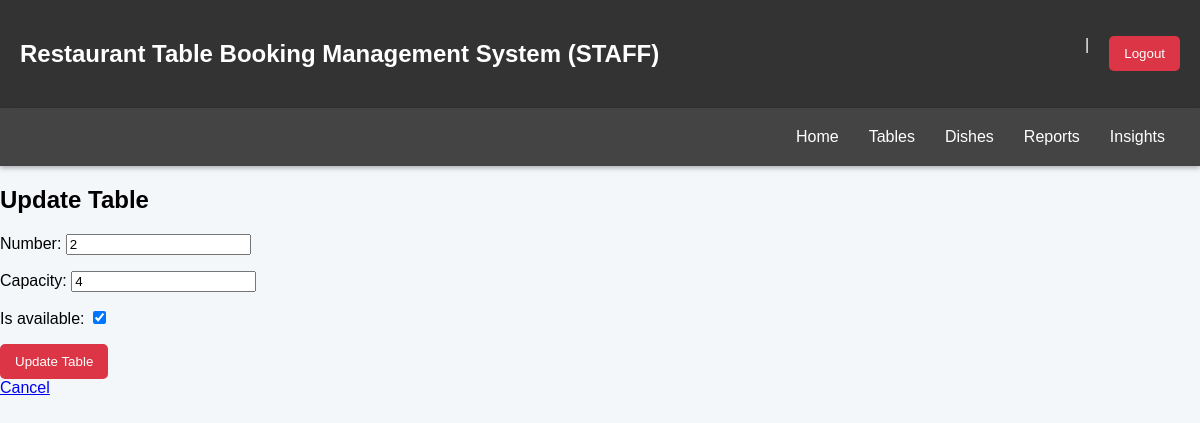
Page /staff/tables/update/2/ on the earlier database version.
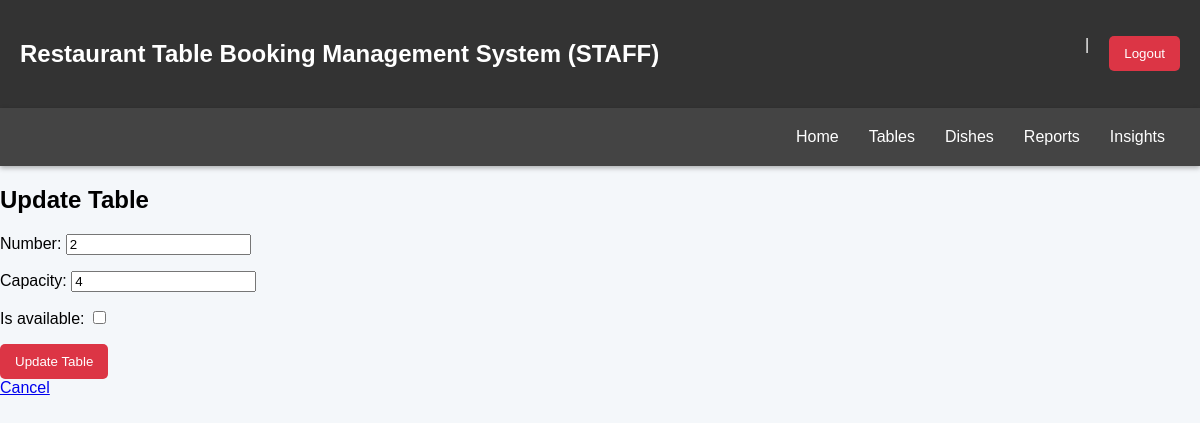
Same page on the later database version.
### booking/models.py (models this page shows, shortened)
class Table(models.Model):
    number = models.IntegerField()
    capacity = models.IntegerField()
    is_available = models.BooleanField(default=True)

### staff/views.py (the view)
# urls.py: path('tables/update/<int:pk>/', views.update_table, name='update_table'),
def update_table(request, pk):
    table = get_object_or_404(Table, pk=pk)
    if request.method == 'POST':
        form = TableForm(request.POST, instance=table)
        if form.is_valid():
            form.save()
            return redirect('tables')  # Redirect to the tables view
    else:
        form = TableForm(instance=table)
    context = {
        'form': form,
        'title': 'Update Table',
    }
    return render(request, 'staff/tables/update_table.html', context)

### staff/forms.py
class TableForm(forms.ModelForm):
    class Meta:
        model = Table
        fields = ['number', 'capacity', 'is_available']

### staff/templates/staff/tables/update_table.html (shortened to what this page needs)
{% extends 'staff.html' %}
{% block content %}
<section class="table-form">
    <h1>{{ title }}</h1>
    <form method="POST">
        {{ form.as_p }}
        <button type="submit">Update Table</button>
    </form>
    <a href="{% url 'tables' %}">Cancel</a>
</section>
{% endblock %}

Differences in the rows shown:
changed Table: is_available "☑" → "☐"
